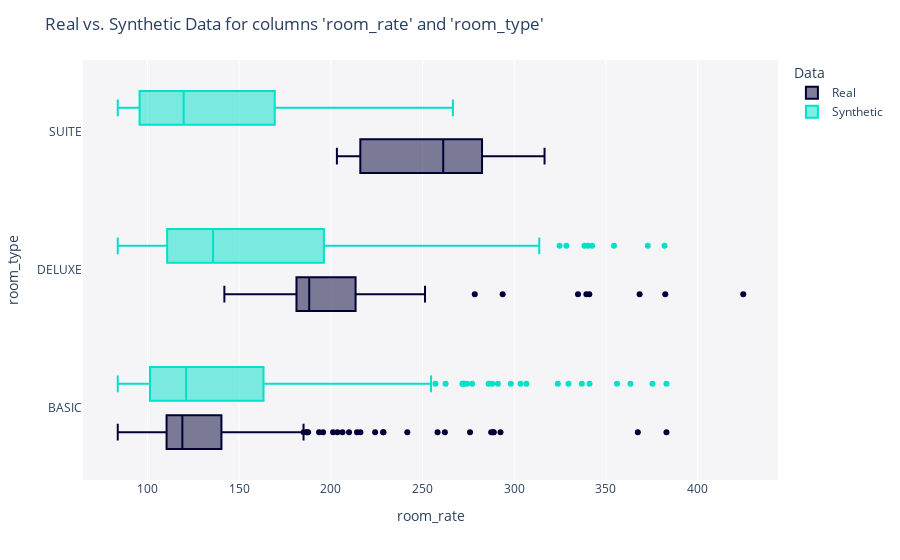

This figure's notebook cell:
### Markdown cell above
We can also visualize in 2D, comparing the correlations of a pair of columns.

### Code cell
fig = get_column_pair_plot(
    real_data=real_data,
    synthetic_data=synthetic_data,
    column_names=['room_rate', 'room_type'],
    metadata=metadata
)

fig.show()

### Figure 1 — Plotly figure (JSON) as saved in the notebook; plotly's stock layout.template omitted (floating-point values rounded to 4 significant figures; data arrays with more than 128 entries replaced by an {"elided": "..."} marker saying what was removed)
{"data": [{"alignmentgroup": "True", "hovertemplate": "Data=Real<br>room_rate=%{x}<br>room_type=%{y}<extra></extra>", "legendgroup": "Real", "marker": {"color": "#000036"}, "name": "Real", "notched": false, "offsetgroup": "Real", "orientation": "h", "showlegend": true, "type": "box", "x": {"elided": "500 float values"}, "x0": " ", "xaxis": "x", "y": {"elided": "500 str values"}, "y0": " ", "yaxis": "y"}, {"alignmentgroup": "True", "hovertemplate": "Data=Synthetic<br>room_rate=%{x}<br>room_type=%{y}<extra></extra>", "legendgroup": "Synthetic", "marker": {"color": "#01E0C9"}, "name": "Synthetic", "notched": false, "offsetgroup": "Synthetic", "orientation": "h", "showlegend": true, "type": "box", "x": {"elided": "500 float values"}, "x0": " ", "xaxis": "x", "y": {"elided": "500 str values"}, "y0": " ", "yaxis": "y"}], "layout": {"boxmode": "group", "legend": {"title": {"text": "Data"}, "tracegroupgap": 0}, "margin": {"t": 60}, "plot_bgcolor": "#F5F5F8", "title": {"text": "Real vs. Synthetic Data for columns 'room_rate' and 'room_type'"}, "xaxis": {"anchor": "y", "domain": [0, 1], "title": {"text": "room_rate"}}, "yaxis": {"anchor": "x", "domain": [0, 1], "title": {"text": "room_type"}}}}
